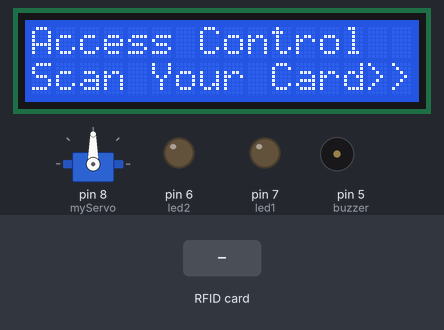
A sketch run on a simulated Arduino Uno, built with avr-gcc and run on an emulated ATmega328P. Shown: 16×2 character LCD, servo, output pins drawn as LEDs (lit = HIGH), buzzer (waves = sounding, pin HIGH). The inputs (shaded band) are chosen by the test bench. Pins used as bus, display or sensor lines are not drawn; what the sketch prints to the serial monitor is not drawn.

Above: at 1.3 s.
1.4 s: RFID card F3 57 DB E1 held to the reader
At 2.6 s:
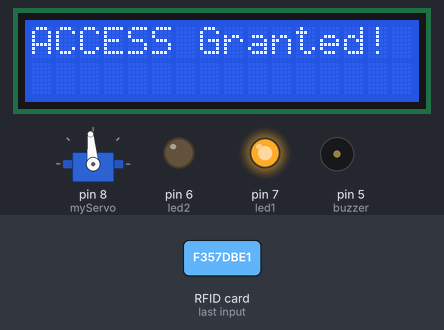
2.9 s: RFID card 5E 7A 19 C4 held to the reader
At 5.8 s:
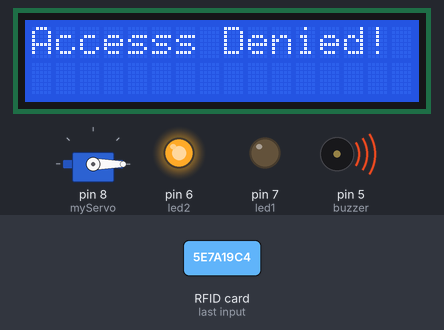
At 8.0 s:
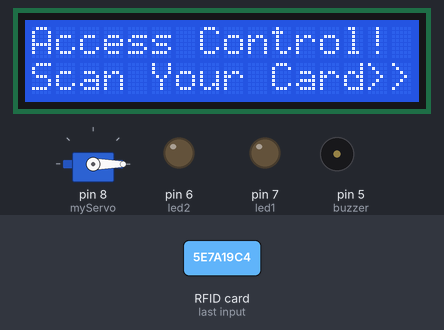
Timing chart, 0 to 9.5 s (numbered marks = the images above; inputs shaded):
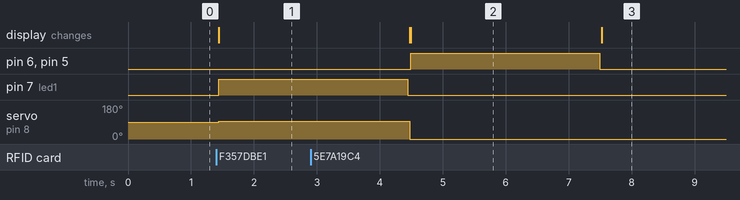

Measured:
- after the input at 1.4 s, pin 7 (led1): LOW → HIGH at once; servo on pin 8 (myServo): 90° → 95° at once; the display: changes at once (image 1)
- after the input at 2.9 s, pin 6 (led2), pin 5 (buzzer): LOW → HIGH after 1.6 s, → LOW 3.0 s later; the display: first differs from a run without the input after 1.6 s (image 2)
- what the display in image 2 shows lasts 3.0 s, from 4.5 s to 7.5 s

The sketch:

doorlock_dec5_vol_0.17.ino
```cpp
#include <Servo.h>
#include <SPI.h>
#include <LiquidCrystal_I2C.h>
#include <MFRC522.h>

LiquidCrystal_I2C lcd(0x27, 16, 2);
#define SS_PIN 10
#define RST_PIN 9
MFRC522 mfrc522(SS_PIN, RST_PIN);

int led1 = 7;
int led2 = 6;
int buzzer = 5;
Servo myServo;

String RightCard = "F3 57 DB E1";
String tagID = "";

void setup() {

  lcd.init();
  lcd.backlight();
  SPI.begin();
  mfrc522.PCD_Init();
  Serial.begin(9600);

  pinMode(led1, OUTPUT);
  pinMode(led2, OUTPUT);
  pinMode(buzzer, OUTPUT);
  myServo.attach(8);

  lcd.setCursor(0, 0);
  lcd.print("Access Control");
  lcd.setCursor(0, 1);
  lcd.print("Scan Your Card>>");
}

void loop() {
  if (!mfrc522.PICC_IsNewCardPresent() || !mfrc522.PICC_ReadCardSerial())
    return;
  tagID = "";
  for (uint8_t i = 0; i < 4; i++) {
    tagID.concat(String(mfrc522.uid.uidByte[i], HEX));
    if(i < 3) tagID.concat(" ");
  }
  tagID.toUpperCase();
  Serial.println(tagID);

  lcd.clear();
  // Door is open
  if (tagID.equals(RightCard)) {
    lcd.setCursor(0, 0);
    lcd.print("ACCESS Granted!");
    digitalWrite(led1, HIGH);
    digitalWrite(led2, LOW);
    digitalWrite(buzzer, LOW);
    myServo.write(95);
  }

  // Door is lock
  else {
    lcd.setCursor(0, 0);
    lcd.print("Accesss Denied!");
    digitalWrite(led1, LOW);
    digitalWrite(led2, HIGH);
    digitalWrite(buzzer, HIGH);
    myServo.write(0);

  }

  delay(3000);
  digitalWrite(led1, LOW);
  digitalWrite(led2, LOW);
  digitalWrite(buzzer, LOW);
  myServo.write(0);
  lcd.setCursor(0, 0);
  lcd.print("Access Control");
  lcd.setCursor(0, 1);
  lcd.print("Scan Your Card>>");

}
```
